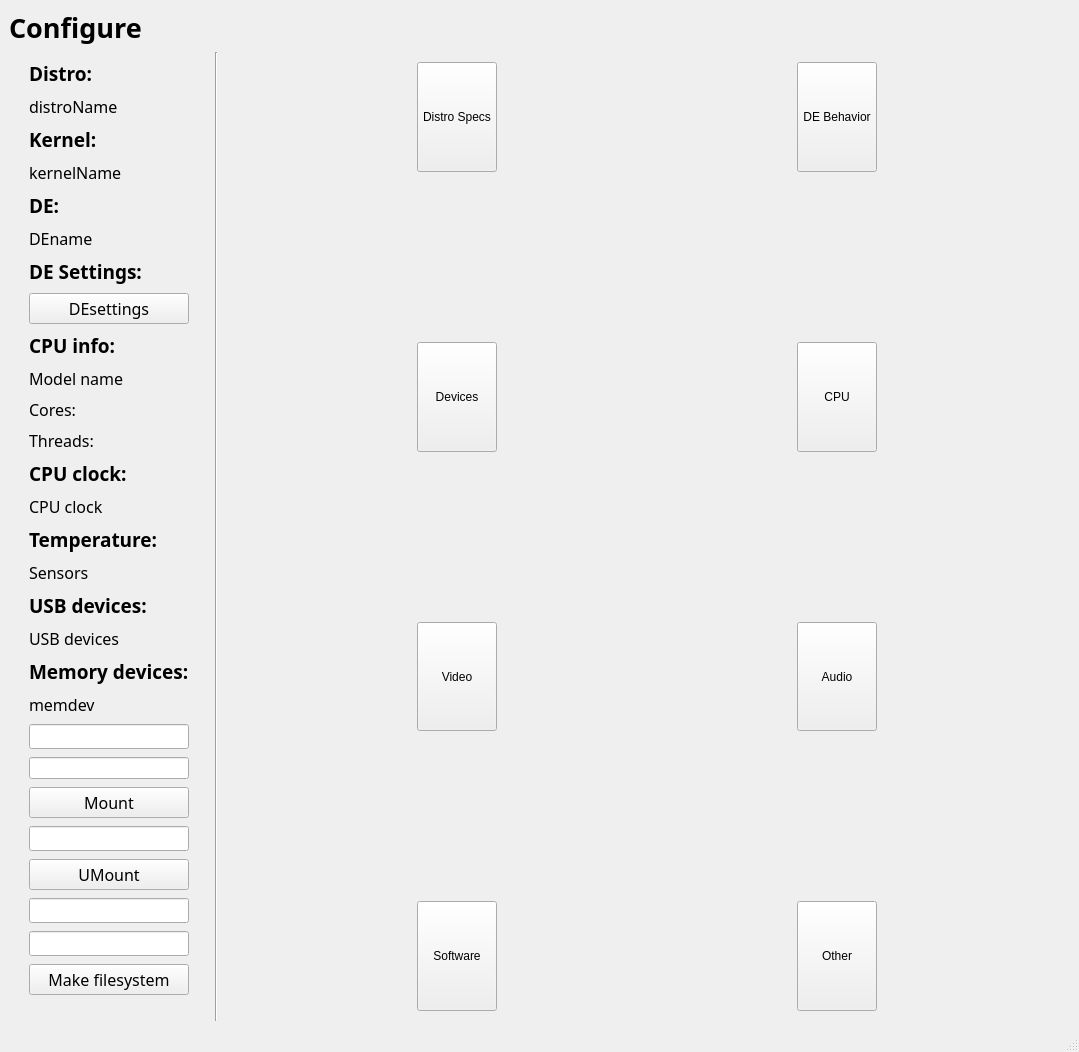
<?xml version="1.0" encoding="UTF-8"?>
<ui version="4.0">
 <class>MainWindow</class>
 <widget class="QMainWindow" name="MainWindow">
  <property name="enabled">
   <bool>true</bool>
  </property>
  <property name="geometry">
   <rect>
    <x>0</x>
    <y>0</y>
    <width>1079</width>
    <height>1052</height>
   </rect>
  </property>
  <property name="sizePolicy">
   <sizepolicy hsizetype="Preferred" vsizetype="Fixed">
    <horstretch>0</horstretch>
    <verstretch>0</verstretch>
   </sizepolicy>
  </property>
  <property name="windowTitle">
   <string>DistroFlex</string>
  </property>
  <property name="windowIcon">
   <iconset resource="../res/res.qrc">
    <normaloff>:/icons/distroflex-icon.png</normaloff>:/icons/distroflex-icon.png</iconset>
  </property>
  <widget class="QWidget" name="centralwidget">
   <layout class="QGridLayout" name="gridLayout_2">
    <item row="1" column="1">
     <widget class="Line" name="line_2">
      <property name="orientation">
       <enum>Qt::Vertical</enum>
      </property>
     </widget>
    </item>
    <item row="1" column="2">
     <spacer name="horizontalSpacer">
      <property name="orientation">
       <enum>Qt::Horizontal</enum>
      </property>
      <property name="sizeHint" stdset="0">
       <size>
        <width>40</width>
        <height>20</height>
       </size>
      </property>
     </spacer>
    </item>
    <item row="1" column="4">
     <spacer name="horizontalSpacer_2">
      <property name="orientation">
       <enum>Qt::Horizontal</enum>
      </property>
      <property name="sizeHint" stdset="0">
       <size>
        <width>40</width>
        <height>20</height>
       </size>
      </property>
     </spacer>
    </item>
    <item row="1" column="0">
     <layout class="QVBoxLayout" name="distroSpecsArea">
      <property name="spacing">
       <number>0</number>
      </property>
      <property name="leftMargin">
       <number>20</number>
      </property>
      <property name="topMargin">
       <number>0</number>
      </property>
      <property name="rightMargin">
       <number>20</number>
      </property>
      <item>
       <widget class="QLabel" name="label_4">
        <property name="enabled">
         <bool>true</bool>
        </property>
        <property name="sizePolicy">
         <sizepolicy hsizetype="Preferred" vsizetype="Fixed">
          <horstretch>0</horstretch>
          <verstretch>0</verstretch>
         </sizepolicy>
        </property>
        <property name="font">
         <font>
          <family>Droid Sans</family>
          <pointsize>14</pointsize>
          <weight>75</weight>
          <bold>true</bold>
         </font>
        </property>
        <property name="text">
         <string>Distro:</string>
        </property>
       </widget>
      </item>
      <item>
       <widget class="QLabel" name="distroName">
        <property name="enabled">
         <bool>true</bool>
        </property>
        <property name="sizePolicy">
         <sizepolicy hsizetype="Preferred" vsizetype="Fixed">
          <horstretch>0</horstretch>
          <verstretch>0</verstretch>
         </sizepolicy>
        </property>
        <property name="font">
         <font>
          <family>Droid Sans</family>
          <pointsize>12</pointsize>
         </font>
        </property>
        <property name="text">
         <string>distroName</string>
        </property>
       </widget>
      </item>
      <item>
       <widget class="QLabel" name="label_2">
        <property name="enabled">
         <bool>true</bool>
        </property>
        <property name="sizePolicy">
         <sizepolicy hsizetype="Preferred" vsizetype="Maximum">
          <horstretch>0</horstretch>
          <verstretch>0</verstretch>
         </sizepolicy>
        </property>
        <property name="font">
         <font>
          <family>Droid Sans</family>
          <pointsize>14</pointsize>
          <weight>75</weight>
          <bold>true</bold>
         </font>
        </property>
        <property name="text">
         <string>Kernel:</string>
        </property>
       </widget>
      </item>
      <item>
       <widget class="QLabel" name="kernelName">
        <property name="enabled">
         <bool>true</bool>
        </property>
        <property name="sizePolicy">
         <sizepolicy hsizetype="Preferred" vsizetype="Maximum">
          <horstretch>0</horstretch>
          <verstretch>0</verstretch>
         </sizepolicy>
        </property>
        <property name="font">
         <font>
          <family>Droid Sans</family>
          <pointsize>12</pointsize>
         </font>
        </property>
        <property name="text">
         <string>kernelName</string>
        </property>
       </widget>
      </item>
      <item>
       <widget class="QLabel" name="label_3">
        <property name="enabled">
         <bool>true</bool>
        </property>
        <property name="sizePolicy">
         <sizepolicy hsizetype="Preferred" vsizetype="Fixed">
          <horstretch>0</horstretch>
          <verstretch>0</verstretch>
         </sizepolicy>
        </property>
        <property name="font">
         <font>
          <family>Droid Sans</family>
          <pointsize>14</pointsize>
          <weight>75</weight>
          <bold>true</bold>
         </font>
        </property>
        <property name="text">
         <string>DE:</string>
        </property>
       </widget>
      </item>
      <item>
       <widget class="QLabel" name="DEname">
        <property name="enabled">
         <bool>true</bool>
        </property>
        <property name="sizePolicy">
         <sizepolicy hsizetype="Preferred" vsizetype="Fixed">
          <horstretch>0</horstretch>
          <verstretch>0</verstretch>
         </sizepolicy>
        </property>
        <property name="font">
         <font>
          <family>Droid Sans</family>
          <pointsize>12</pointsize>
         </font>
        </property>
        <property name="text">
         <string>DEname</string>
        </property>
       </widget>
      </item>
      <item>
       <widget class="QLabel" name="label_5">
        <property name="sizePolicy">
         <sizepolicy hsizetype="Preferred" vsizetype="Fixed">
          <horstretch>0</horstretch>
          <verstretch>0</verstretch>
         </sizepolicy>
        </property>
        <property name="font">
         <font>
          <family>Droid Sans</family>
          <pointsize>14</pointsize>
          <weight>75</weight>
          <bold>true</bold>
         </font>
        </property>
        <property name="text">
         <string>DE Settings:</string>
        </property>
       </widget>
      </item>
      <item>
       <widget class="QPushButton" name="DEsettings">
        <property name="font">
         <font>
          <family>Droid Sans</family>
          <pointsize>12</pointsize>
         </font>
        </property>
        <property name="text">
         <string>DEsettings</string>
        </property>
       </widget>
      </item>
      <item>
       <widget class="QLabel" name="label_7">
        <property name="sizePolicy">
         <sizepolicy hsizetype="Preferred" vsizetype="Fixed">
          <horstretch>0</horstretch>
          <verstretch>0</verstretch>
         </sizepolicy>
        </property>
        <property name="font">
         <font>
          <family>Droid Sans</family>
          <pointsize>14</pointsize>
          <weight>75</weight>
          <bold>true</bold>
         </font>
        </property>
        <property name="text">
         <string>CPU info:</string>
        </property>
       </widget>
      </item>
      <item>
       <widget class="QLabel" name="cpuModel">
        <property name="sizePolicy">
         <sizepolicy hsizetype="Preferred" vsizetype="Fixed">
          <horstretch>0</horstretch>
          <verstretch>0</verstretch>
         </sizepolicy>
        </property>
        <property name="font">
         <font>
          <family>Droid Sans</family>
          <pointsize>12</pointsize>
         </font>
        </property>
        <property name="text">
         <string>Model name</string>
        </property>
       </widget>
      </item>
      <item>
       <widget class="QLabel" name="coresLabel">
        <property name="sizePolicy">
         <sizepolicy hsizetype="Preferred" vsizetype="Fixed">
          <horstretch>0</horstretch>
          <verstretch>0</verstretch>
         </sizepolicy>
        </property>
        <property name="font">
         <font>
          <family>Droid Sans</family>
          <pointsize>12</pointsize>
         </font>
        </property>
        <property name="text">
         <string>Cores:</string>
        </property>
       </widget>
      </item>
      <item>
       <widget class="QLabel" name="threadsLabel">
        <property name="sizePolicy">
         <sizepolicy hsizetype="Preferred" vsizetype="Fixed">
          <horstretch>0</horstretch>
          <verstretch>0</verstretch>
         </sizepolicy>
        </property>
        <property name="font">
         <font>
          <family>Droid Sans</family>
          <pointsize>12</pointsize>
         </font>
        </property>
        <property name="text">
         <string>Threads:</string>
        </property>
       </widget>
      </item>
      <item>
       <widget class="QLabel" name="label_8">
        <property name="sizePolicy">
         <sizepolicy hsizetype="Preferred" vsizetype="Fixed">
          <horstretch>0</horstretch>
          <verstretch>0</verstretch>
         </sizepolicy>
        </property>
        <property name="font">
         <font>
          <family>Droid Sans</family>
          <pointsize>14</pointsize>
          <weight>75</weight>
          <bold>true</bold>
         </font>
        </property>
        <property name="text">
         <string>CPU clock:</string>
        </property>
       </widget>
      </item>
      <item>
       <widget class="QLabel" name="cpuClock">
        <property name="sizePolicy">
         <sizepolicy hsizetype="Preferred" vsizetype="Fixed">
          <horstretch>0</horstretch>
          <verstretch>0</verstretch>
         </sizepolicy>
        </property>
        <property name="font">
         <font>
          <family>Droid Sans</family>
          <pointsize>12</pointsize>
         </font>
        </property>
        <property name="text">
         <string>CPU clock</string>
        </property>
       </widget>
      </item>
      <item>
       <widget class="QLabel" name="label_6">
        <property name="sizePolicy">
         <sizepolicy hsizetype="Preferred" vsizetype="Fixed">
          <horstretch>0</horstretch>
          <verstretch>0</verstretch>
         </sizepolicy>
        </property>
        <property name="font">
         <font>
          <family>Droid Sans</family>
          <pointsize>14</pointsize>
          <weight>75</weight>
          <bold>true</bold>
         </font>
        </property>
        <property name="text">
         <string>Temperature:</string>
        </property>
       </widget>
      </item>
      <item>
       <widget class="QLabel" name="sensors">
        <property name="sizePolicy">
         <sizepolicy hsizetype="Preferred" vsizetype="Fixed">
          <horstretch>0</horstretch>
          <verstretch>0</verstretch>
         </sizepolicy>
        </property>
        <property name="font">
         <font>
          <family>Droid Sans</family>
          <pointsize>12</pointsize>
         </font>
        </property>
        <property name="text">
         <string>Sensors</string>
        </property>
       </widget>
      </item>
      <item>
       <widget class="QLabel" name="label_9">
        <property name="sizePolicy">
         <sizepolicy hsizetype="Preferred" vsizetype="Fixed">
          <horstretch>0</horstretch>
          <verstretch>0</verstretch>
         </sizepolicy>
        </property>
        <property name="font">
         <font>
          <family>Droid Sans</family>
          <pointsize>14</pointsize>
          <weight>75</weight>
          <bold>true</bold>
         </font>
        </property>
        <property name="text">
         <string>USB devices:</string>
        </property>
       </widget>
      </item>
      <item>
       <widget class="QLabel" name="usb">
        <property name="sizePolicy">
         <sizepolicy hsizetype="Preferred" vsizetype="Fixed">
          <horstretch>0</horstretch>
          <verstretch>0</verstretch>
         </sizepolicy>
        </property>
        <property name="font">
         <font>
          <family>Droid Sans</family>
          <pointsize>12</pointsize>
         </font>
        </property>
        <property name="text">
         <string>USB devices</string>
        </property>
       </widget>
      </item>
      <item>
       <widget class="QLabel" name="label_10">
        <property name="sizePolicy">
         <sizepolicy hsizetype="Preferred" vsizetype="Fixed">
          <horstretch>0</horstretch>
          <verstretch>0</verstretch>
         </sizepolicy>
        </property>
        <property name="font">
         <font>
          <family>Droid Sans</family>
          <pointsize>14</pointsize>
          <weight>75</weight>
          <bold>true</bold>
         </font>
        </property>
        <property name="text">
         <string>Memory devices:</string>
        </property>
       </widget>
      </item>
      <item>
       <widget class="QLabel" name="memdev">
        <property name="sizePolicy">
         <sizepolicy hsizetype="Preferred" vsizetype="Fixed">
          <horstretch>0</horstretch>
          <verstretch>0</verstretch>
         </sizepolicy>
        </property>
        <property name="font">
         <font>
          <family>Droid Sans</family>
          <pointsize>12</pointsize>
         </font>
        </property>
        <property name="text">
         <string>memdev</string>
        </property>
       </widget>
      </item>
      <item>
       <widget class="QLineEdit" name="deviceEditMount">
        <property name="font">
         <font>
          <family>Droid Sans</family>
         </font>
        </property>
        <property name="text">
         <string/>
        </property>
       </widget>
      </item>
      <item>
       <widget class="QLineEdit" name="directoryEdit">
        <property name="text">
         <string/>
        </property>
       </widget>
      </item>
      <item>
       <widget class="QPushButton" name="mount">
        <property name="font">
         <font>
          <family>Droid Sans</family>
          <pointsize>12</pointsize>
         </font>
        </property>
        <property name="text">
         <string>Mount</string>
        </property>
       </widget>
      </item>
      <item>
       <widget class="QLineEdit" name="deviceEditUMount">
        <property name="font">
         <font>
          <family>Droid Sans</family>
         </font>
        </property>
        <property name="text">
         <string/>
        </property>
       </widget>
      </item>
      <item>
       <widget class="QPushButton" name="umount">
        <property name="font">
         <font>
          <family>Droid Sans</family>
          <pointsize>12</pointsize>
         </font>
        </property>
        <property name="text">
         <string>UMount</string>
        </property>
       </widget>
      </item>
      <item>
       <widget class="QLineEdit" name="mkfsDeviceEdit">
        <property name="font">
         <font>
          <family>Droid Sans</family>
         </font>
        </property>
       </widget>
      </item>
      <item>
       <widget class="QLineEdit" name="mkfsEdit">
        <property name="font">
         <font>
          <family>Droid Sans</family>
         </font>
        </property>
       </widget>
      </item>
      <item>
       <widget class="QPushButton" name="mkfs">
        <property name="font">
         <font>
          <family>Droid Sans</family>
          <pointsize>12</pointsize>
         </font>
        </property>
        <property name="text">
         <string>Make filesystem</string>
        </property>
       </widget>
      </item>
     </layout>
    </item>
    <item row="0" column="0">
     <widget class="QLabel" name="label">
      <property name="font">
       <font>
        <family>Droid Sans</family>
        <pointsize>20</pointsize>
        <weight>75</weight>
        <bold>true</bold>
       </font>
      </property>
      <property name="text">
       <string>Configure</string>
      </property>
     </widget>
    </item>
    <item row="1" column="3">
     <layout class="QGridLayout" name="gridLayout" rowstretch="0,0,0,0,0,0" columnstretch="0,0">
      <property name="leftMargin">
       <number>100</number>
      </property>
      <property name="topMargin">
       <number>10</number>
      </property>
      <property name="rightMargin">
       <number>100</number>
      </property>
      <property name="bottomMargin">
       <number>10</number>
      </property>
      <property name="horizontalSpacing">
       <number>300</number>
      </property>
      <property name="verticalSpacing">
       <number>170</number>
      </property>
      <item row="5" column="0">
       <widget class="QPushButton" name="pushButton_4">
        <property name="sizePolicy">
         <sizepolicy hsizetype="Expanding" vsizetype="Expanding">
          <horstretch>0</horstretch>
          <verstretch>0</verstretch>
         </sizepolicy>
        </property>
        <property name="text">
         <string>Software</string>
        </property>
        <property name="icon">
         <iconset resource="../res/res.qrc">
          <normaloff>:/icons/software-icon.png</normaloff>:/icons/software-icon.png</iconset>
        </property>
        <property name="iconSize">
         <size>
          <width>96</width>
          <height>96</height>
         </size>
        </property>
       </widget>
      </item>
      <item row="4" column="1">
       <widget class="QPushButton" name="pushButton">
        <property name="sizePolicy">
         <sizepolicy hsizetype="Expanding" vsizetype="Expanding">
          <horstretch>0</horstretch>
          <verstretch>0</verstretch>
         </sizepolicy>
        </property>
        <property name="text">
         <string>Audio</string>
        </property>
        <property name="icon">
         <iconset resource="../res/res.qrc">
          <normaloff>:/icons/audio-icon.png</normaloff>:/icons/audio-icon.png</iconset>
        </property>
        <property name="iconSize">
         <size>
          <width>96</width>
          <height>96</height>
         </size>
        </property>
       </widget>
      </item>
      <item row="5" column="1">
       <widget class="QPushButton" name="pushButton_2">
        <property name="sizePolicy">
         <sizepolicy hsizetype="Expanding" vsizetype="Expanding">
          <horstretch>0</horstretch>
          <verstretch>0</verstretch>
         </sizepolicy>
        </property>
        <property name="text">
         <string>Other</string>
        </property>
        <property name="icon">
         <iconset resource="../res/res.qrc">
          <normaloff>:/icons/other-icon.png</normaloff>:/icons/other-icon.png</iconset>
        </property>
        <property name="iconSize">
         <size>
          <width>96</width>
          <height>96</height>
         </size>
        </property>
       </widget>
      </item>
      <item row="3" column="0">
       <widget class="QPushButton" name="pushButton_7">
        <property name="sizePolicy">
         <sizepolicy hsizetype="Expanding" vsizetype="Expanding">
          <horstretch>0</horstretch>
          <verstretch>0</verstretch>
         </sizepolicy>
        </property>
        <property name="text">
         <string>Devices</string>
        </property>
        <property name="icon">
         <iconset resource="../res/res.qrc">
          <normaloff>:/icons/kbd-icon.png</normaloff>:/icons/kbd-icon.png</iconset>
        </property>
        <property name="iconSize">
         <size>
          <width>96</width>
          <height>96</height>
         </size>
        </property>
       </widget>
      </item>
      <item row="2" column="0">
       <widget class="QPushButton" name="pushButton_5">
        <property name="sizePolicy">
         <sizepolicy hsizetype="Expanding" vsizetype="Expanding">
          <horstretch>0</horstretch>
          <verstretch>0</verstretch>
         </sizepolicy>
        </property>
        <property name="styleSheet">
         <string notr="true">borders: none;</string>
        </property>
        <property name="text">
         <string>Distro Specs</string>
        </property>
        <property name="icon">
         <iconset resource="../res/res.qrc">
          <normaloff>:/icons/tux.png</normaloff>:/icons/tux.png</iconset>
        </property>
        <property name="iconSize">
         <size>
          <width>96</width>
          <height>96</height>
         </size>
        </property>
       </widget>
      </item>
      <item row="3" column="1">
       <widget class="QPushButton" name="pushButton_10">
        <property name="sizePolicy">
         <sizepolicy hsizetype="Expanding" vsizetype="Expanding">
          <horstretch>0</horstretch>
          <verstretch>0</verstretch>
         </sizepolicy>
        </property>
        <property name="text">
         <string>CPU</string>
        </property>
        <property name="icon">
         <iconset resource="../res/res.qrc">
          <normaloff>:/icons/kernel-icon.png</normaloff>:/icons/kernel-icon.png</iconset>
        </property>
        <property name="iconSize">
         <size>
          <width>96</width>
          <height>96</height>
         </size>
        </property>
       </widget>
      </item>
      <item row="4" column="0">
       <widget class="QPushButton" name="pushButton_3">
        <property name="sizePolicy">
         <sizepolicy hsizetype="Expanding" vsizetype="Expanding">
          <horstretch>0</horstretch>
          <verstretch>0</verstretch>
         </sizepolicy>
        </property>
        <property name="text">
         <string>Video</string>
        </property>
        <property name="icon">
         <iconset resource="../res/res.qrc">
          <normaloff>:/icons/video-icon.png</normaloff>:/icons/video-icon.png</iconset>
        </property>
        <property name="iconSize">
         <size>
          <width>96</width>
          <height>96</height>
         </size>
        </property>
       </widget>
      </item>
      <item row="2" column="1">
       <widget class="QPushButton" name="pushButton_6">
        <property name="sizePolicy">
         <sizepolicy hsizetype="Expanding" vsizetype="Expanding">
          <horstretch>0</horstretch>
          <verstretch>0</verstretch>
         </sizepolicy>
        </property>
        <property name="text">
         <string>DE Behavior</string>
        </property>
        <property name="icon">
         <iconset resource="../res/res.qrc">
          <normaloff>:/icons/display-icon.png</normaloff>:/icons/display-icon.png</iconset>
        </property>
        <property name="iconSize">
         <size>
          <width>96</width>
          <height>96</height>
         </size>
        </property>
       </widget>
      </item>
     </layout>
    </item>
   </layout>
  </widget>
  <widget class="QMenuBar" name="menubar">
   <property name="geometry">
    <rect>
     <x>0</x>
     <y>0</y>
     <width>1079</width>
     <height>20</height>
    </rect>
   </property>
  </widget>
  <widget class="QStatusBar" name="statusbar">
   <property name="font">
    <font>
     <family>Droid Sans</family>
    </font>
   </property>
  </widget>
 </widget>
 <resources>
  <include location="../res/res.qrc"/>
 </resources>
 <connections/>
</ui>
